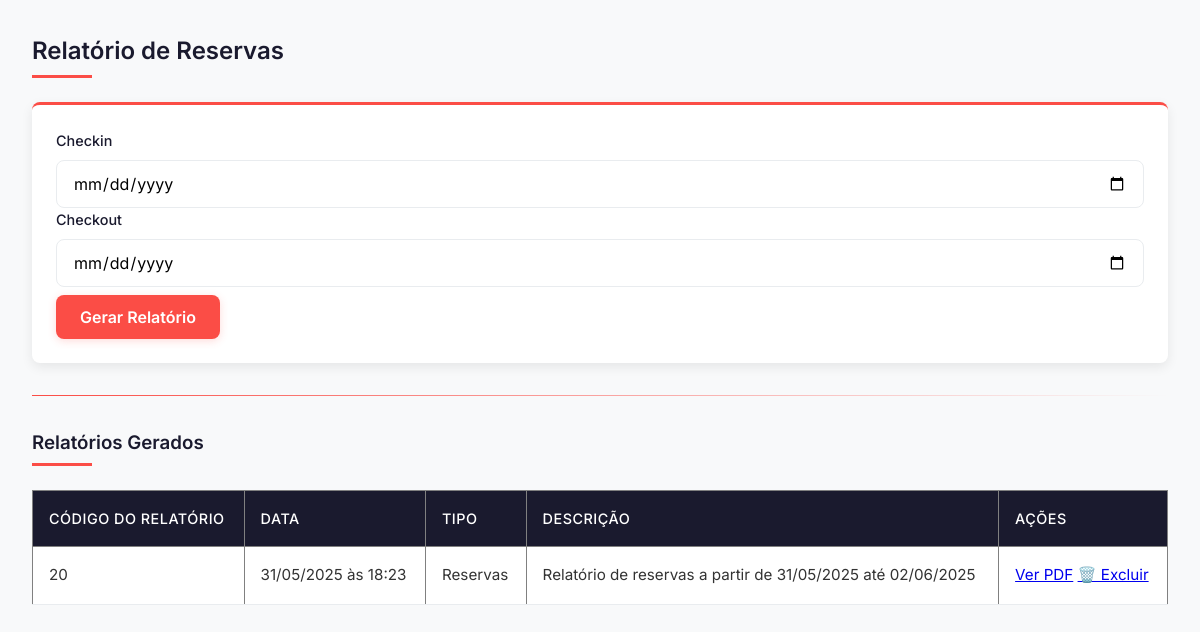
Page /gestor/relatorio/reserva/filtro_reservas.php on the earlier database version.
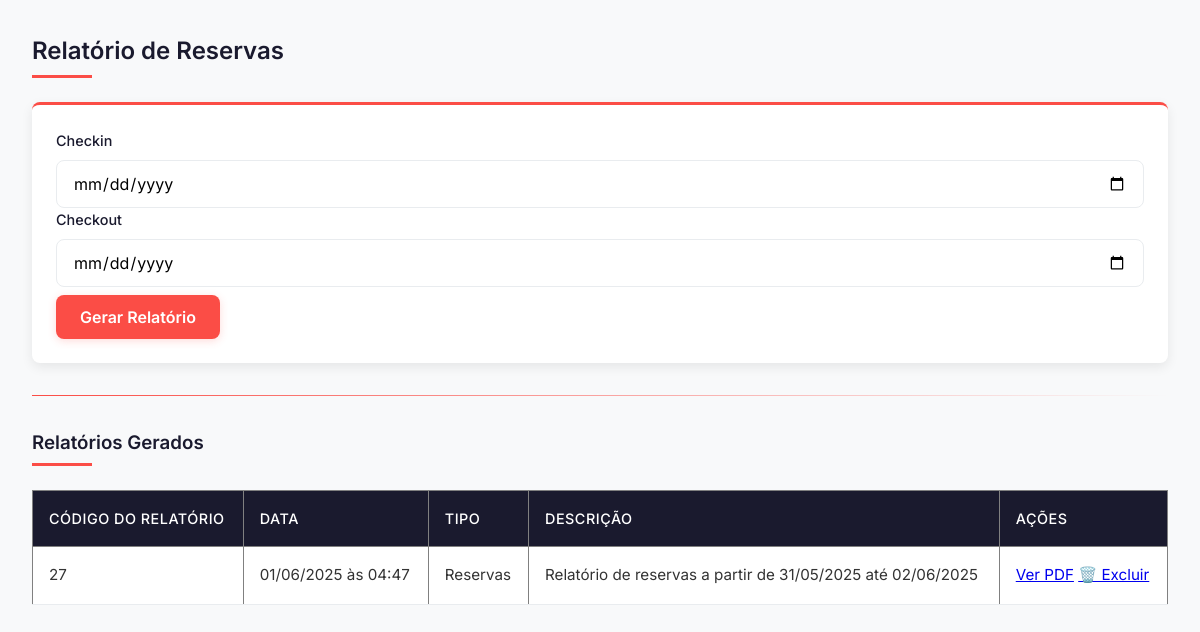
Same page on the later database version.
### tables this page shows
CREATE TABLE `relatorio` (
  `ID_Relatorio` int(11) NOT NULL,
  `Data_Relatorio` datetime NOT NULL,
  `Tipo_Relatorio` varchar(45) NOT NULL,
  `Descricao` text NOT NULL,
  `Arquivo` varchar(255) DEFAULT NULL
);

### gestor/relatorio/reserva/filtro_reservas.php (the view, shortened to what this page needs)
<?php
require_once '../../../config/config.php';
$sql = "SELECT * FROM relatorio WHERE Tipo_Relatorio = 'Reservas' ORDER BY Data_Relatorio DESC";
$stmt = $pdo->prepare($sql);
$stmt->execute();
$relatorios = $stmt->fetchAll(PDO::FETCH_ASSOC);
?>
<!DOCTYPE html>
<html lang="pt-BR">
<head>
</head>
<body>
    <h2>Relatório de Reservas</h2>
    <form method="GET" action="relatorio_reservas_pdf.php">
        <label for="data_inicio">Checkin</label>
        <input type="date" name="data_inicio" id="data_inicio">
        <label for="data_fim">Checkout</label>
        <input type="date" name="data_fim" id="data_fim">
        <button type="submit">Gerar Relatório</button>
    </form>
    <hr>
    <h3>Relatórios Gerados</h3>
    <table border="1" cellpadding="5" cellspacing="0" style="border-collapse: collapse; width: 100%;">
        <thead>
            <tr>
                <th>Código do Relatório</th>
                <th>Data</th>
                <th>Tipo</th>
                <th>Descrição</th>
                <th>Ações</th>
            </tr>
        </thead>
<tbody>
    <?php if (count($relatorios) > 0): ?>
        <?php foreach ($relatorios as $rel): ?>
            <tr>
                <td><?= htmlspecialchars($rel['ID_Relatorio']) ?></td>
                <td>
                    <?php
                    $dataRelatorio = new DateTime($rel['Data_Relatorio']);
                    echo $dataRelatorio->format('d/m/Y \à\s H:i');
                    ?>
                </td>
                <td><?= htmlspecialchars($rel['Tipo_Relatorio']) ?></td>
                <td>
                    <?php
                    $descricao = htmlspecialchars($rel['Descricao']);
                    $descricao = preg_replace_callback(
                        '/(\d{4}-\d{2}-\d{2})/',
                        function($matches) {
                            $date = new DateTime($matches[0]);
                            return $date->format('d/m/Y');
                        },
                        $descricao
                    );
                    echo $descricao;
                    ?>
                </td>
                <td>
                    <a href="/HOTEL/relatorios/reservas/<?= htmlspecialchars($rel['Arquivo']) ?>" target="_blank">Ver PDF</a>
                    <a href="../../actions/excluir_relatorio.php?id=<?= $rel['ID_Relatorio'] ?>"
                       onclick="return confirm('Tem certeza que deseja excluir este relatório?')">
                        🗑️ Excluir
                    </a>
                </td>
            </tr>
        <?php endforeach; ?>
    <?php else: ?>
        <tr><td colspan="5" style="text-align:center;">Nenhum relatório gerado ainda.</td></tr>
    <?php endif; ?>
</tbody>
    </table>
</body>
</html>

Differences in the rows shown:
removed relatorio: ID_Relatorio "20", Data_Relatorio "31/05/2025 às 18:23", Tipo_Relatorio "Reservas", Descricao "Relatório de reservas a partir de 31/05/2025 até 02/06/2025"
added relatorio: ID_Relatorio "27", Data_Relatorio "01/06/2025 às 04:47", Tipo_Relatorio "Reservas", Descricao "Relatório de reservas a partir de 31/05/2025 até 02/06/2025"
